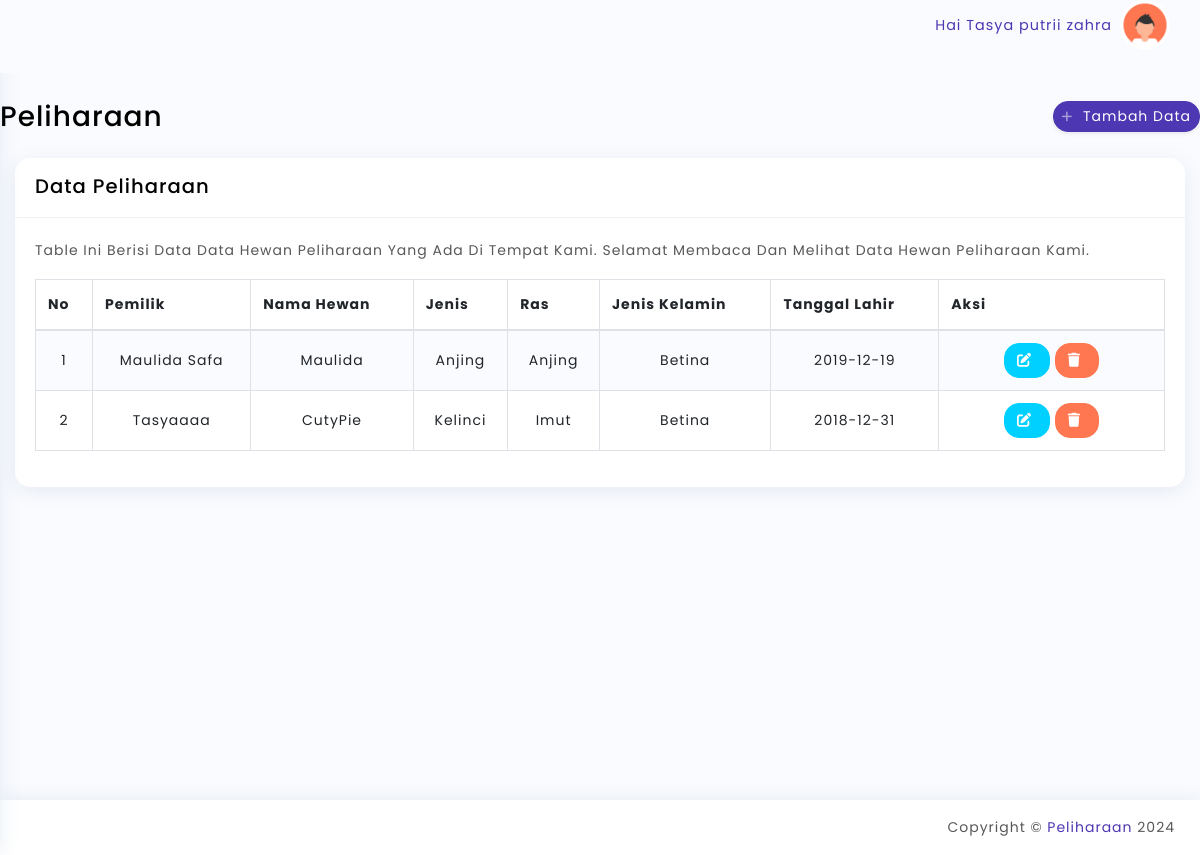
/admin/peliharaan.php (signed in), run on the app's committed database.
### tables this page shows
CREATE TABLE `pets` (
  `id` int(11) NOT NULL,
  `id_owner` int(11) NOT NULL,
  `nama_hewan` varchar(100) NOT NULL,
  `jenis` varchar(50) NOT NULL,
  `ras` varchar(50) DEFAULT NULL,
  `jenis_kelamin` varchar(100) NOT NULL,
  `tanggal_lahir` varchar(100) NOT NULL
);

CREATE TABLE `owners` (
  `id` int(11) NOT NULL,
  `nama` varchar(100) NOT NULL,
  `alamat` text DEFAULT NULL,
  `kontak` varchar(15) NOT NULL,
  `email` varchar(100) DEFAULT NULL,
  `id_user` int(11) NOT NULL
);

### config/app.php (called while the page is built, shortened)
<?php
include "koneksi.php";
function select($query)
{
  global $db;
  $result = mysqli_query($db, $query);
  $rows = [];
  while ($row = mysqli_fetch_assoc($result)) {
    $rows[] = $row;
  }
  return $rows;
}

### admin/peliharaan.php (the view, shortened to what this page needs)
<?php
$data_hewan = select("SELECT pets.id, pets.nama_hewan, pets.jenis, pets.ras,
pets.jenis_kelamin, pets.tanggal_lahir, owners.nama AS nama_pemilik
FROM pets
LEFT JOIN owners
ON pets.id_owner = owners.id ");
?>
<!doctype html>
<html lang="en">
   <head>
      <link rel="stylesheet" href="../assets/css/bootstrap.min.css">
      <link rel="stylesheet" href="../assets/css/typography.css">
      <link rel="stylesheet" href="../assets/css/style.css">
      <link rel="stylesheet" href="../assets/css/responsive.css">
      <link href="https://cdnjs.cloudflare.com/ajax/libs/font-awesome/6.0.0-beta3/css/all.min.css" rel="stylesheet">
   </head>
   <body class="sidebar-main-active right-column-fixed">
      <div class="wrapper">
       <?php include '../admin/template_admin/navbar.php'; ?>
         <div id="content-page" class="content-page">
         <div class="d-sm-flex align-items-center justify-content-between mb-4">
            <h1 class="h3 mb-0 text-gray-800">Peliharaan</h1>
              <a href="peliharaantambah.php" class="d-none d-sm-inline-block btn btn-sm btn-primary shadow-sm">
                <i class="fas fa-plus fa-sm text-white-50"></i> Tambah Data
              </a>
          </div>
            <div class="container-fluid">
               <div class="row">
                  <div class="col-sm-12">
                     <div class="iq-card">
                        <div class="iq-card-header d-flex justify-content-between">
                           <div class="iq-header-title">
                              <h4 class="card-title">Data Peliharaan</h4>
                           </div>
                        </div>
                        <div class="iq-card-body">
                           <p>Table Ini Berisi Data Data Hewan Peliharaan Yang Ada Di Tempat Kami. Selamat Membaca Dan Melihat Data Hewan Peliharaan Kami.</p>
                           <div class="table-responsive">
                              <table id="datatable" class="table table-striped table-bordered" >
                              <thead>
                         <tr>
                            <th>No</th>
                            <th>Pemilik</th>
                            <th>Nama Hewan</th>
                            <th>Jenis</th>
                            <th>Ras</th>
                            <th>Jenis Kelamin</th>
                            <th>Tanggal Lahir</th>
                            <th style="width = 20%;">Aksi</th>
                        </tr>
                    </thead>
               <tbody>
            <?php $ids =       1; ?>
                        <?php foreach ($data_hewan as $hewan): ?>
                            <tr>
                                <td class="text-center"><?= $ids++; ?></td>
                                <td class="text-center"><?= $hewan['nama_pemilik']; ?></td>
                                <td class="text-center"><?= $hewan['nama_hewan']; ?></td>
                                <td class="text-center"><?= $hewan['jenis']; ?></td>
                                <td class="text-center"><?= $hewan['ras']; ?></td>
                                <td class="text-center"><?= $hewan['jenis_kelamin']; ?></td>
                                <td class="text-center"><?= $hewan['tanggal_lahir']; ?></td>
                                <td width="20%" class="text-center">
                                    <a href="peliharaanedit.php?id=<?= $hewan['id']; ?>" class="btn btn-info">
                                    <i class="fas fa-edit"></i>
                                    </a>
                                    <a href="peliharaandelete.php?id=<?= $hewan['id']; ?>" class="btn btn-danger"  onclick="return confirmDelete();" title="delete">
                                    <i class="fas fa-trash"></i>
                                    </a>
                                </td>
                            </tr>
                            <?php endforeach; ?>
               </tbody>
                </table>
                           </div>
                        </div>
                     </div>
                  </div>
               </div>
            </div>
         </div>
      </div>
          <?php include '../admin/template_admin/footer.php';?>
   </body>
</html>

### assets/css/typography.css (style rules this page uses)
body { font-family: 'Poppins', sans-serif; font-weight: 400; font-style: normal; font-size: 14px; line-height: 1.8; letter-spacing: 1px; padding: 0; margin: 0; color: var(--iq-body-text); background: var(--iq-body-bg); }
a, .btn { -webkit-transition: all 0.5s ease-out 0s; -moz-transition: all 0.5s ease-out 0s; -ms-transition: all 0.5s ease-out 0s; -o-transition: all 0.5s ease-out 0s; transition: all 0.5s ease-out 0s; }
a, button, input, btn { outline: medium none !important; }
a { color: var(--iq-primary); }
h1, h2, h3, h4, h5, h6 { font-family: 'Poppins', sans-serif; font-weight: 500; margin: 0px; line-height: 1.5; color: var(--iq-title-text); }
h1 { font-size: 3.052em; }
h4 { font-size: 1.400em; }
.table-striped tbody tr:nth-of-type(odd) { background: var(--iq-body-bg); }
.table td, .table th { vertical-align: middle; }
.iq-card { background: var(--iq-light-card); -webkit-border-radius: 15px; -moz-border-radius: 15px; border-radius: 15px; margin-bottom: 30px; border: none; -webkit-box-shadow: 0px 4px 20px 0px rgba(44, 101, 144, 0.1); box-shadow: 0px 4px 20px 0px rgba(44, 101, 144, 0.1); }
.iq-card-body { padding: 20px; }
.iq-card .iq-card-header { padding: 0 20px; min-height: 60px; -ms-flex-align: center !important; align-items: center !important; border-bottom: 1px solid var(--iq-border-light); }
.iq-card .iq-card-header .iq-header-title { display: inline-block; align-self: center !important; }
.iq-card .iq-card-header .iq-header-title .card-title { margin-bottom: 0; }
.btn { font-size: 14px; border-radius: 15px; }
.btn i { margin-right: 5px; }
.btn-primary { background: var(--iq-primary); border-color: var(--iq-primary); }
.btn-danger { background-color: var(--iq-danger); border-color: var(--iq-danger); }
.btn-info { background-color: var(--iq-info); border-color: var(--iq-info); }

### assets/css/responsive.css (style rules this page uses)
@media (max-width:1299px) { .content-page, body.sidebar-main .content-page { margin-left: 0; padding: 100px 0 0; } }

### assets/css/variable.css (style rules this page uses)
:root { --iq-title-text: #000000; --iq-body-text: #585858; --iq-body-bg: #fafbfe; --iq-primary: #4e37b2; --iq-secondary: #a09e9e; --iq-success: #1ee2ac; --iq-warning: #ffdd31; --iq-danger: #ff7750; --iq-info: #00d0ff; --iq-dark: #01041b; --iq-light: #ccced2; --iq-white: #ffffff; --iq-black: #000000; --iq-gray: #c2c2c2; --iq-close: #ff4e4e; --iq-search: #b4a4ff; --iq-light-primary: #dbd7f0; --iq-light-secondary: #f1f2f1; --iq-light-success: #e1fff7; --iq-light-danger: #ffe4dc; --iq-light-warning: #fefaee; --iq-light-info: #f4f0ff; --iq-light-dark: #f0efef; --iq-light-close: #ffdbdb; --iq-light-menu: #9f8bf6; --iq-light-search: #5b43c7; --iq-light-hover: #eaeeff; --iq-primary-hover: #452abb; --iq-secondary-hover: #3948e8; --iq-success-hover: #0ce1a6; --iq-danger-hover: #f9663c; --iq-warning-hover: #fefaee; --iq-info-hover: #03b6de; --iq-dark-hover: #3948e8; --iq-border-light: #f1f1f1; --iq-border-danger: #ff9273; --iq-light-card: #ffffff; --iq-primary-rgb: 100, 114, 248; --iq-color1: #4e37b2; --iq-color2: #02d871; --iq-color3: #309cf3; --iq-color4: #ff00ff; --iq-color5: #fb1f4c; --iq-color6: #00ced1; --iq-color7: #f35f3b; --iq-color8: #fde117; --iq-color9: #ff0000; --iq-color10: #88028c; --iq-color11: #00d5ab; --iq-color12: #ce9252; --iq-color13: #f9ae02; --iq-color14: #1e7fe4; --iq-color15: #006400; --iq-color16: #fa7c04; --iq-color17: #81bf02; --iq-color18: #99a7ca; --iq-color19: #3d2a26; --iq-color20: #a0746b; }

### data on the page
pets: id_owner.nama "Maulida Safa", nama_hewan "Maulida", jenis "Anjing", ras "Anjing", jenis_kelamin "Betina", tanggal_lahir "2019-12-19"
pets: id_owner.nama "Tasyaaaa", nama_hewan "CutyPie", jenis "Kelinci", ras "Imut", jenis_kelamin "Betina", tanggal_lahir "2018-12-31"

### other printed values
$nama "Tasya putrii zahra"
